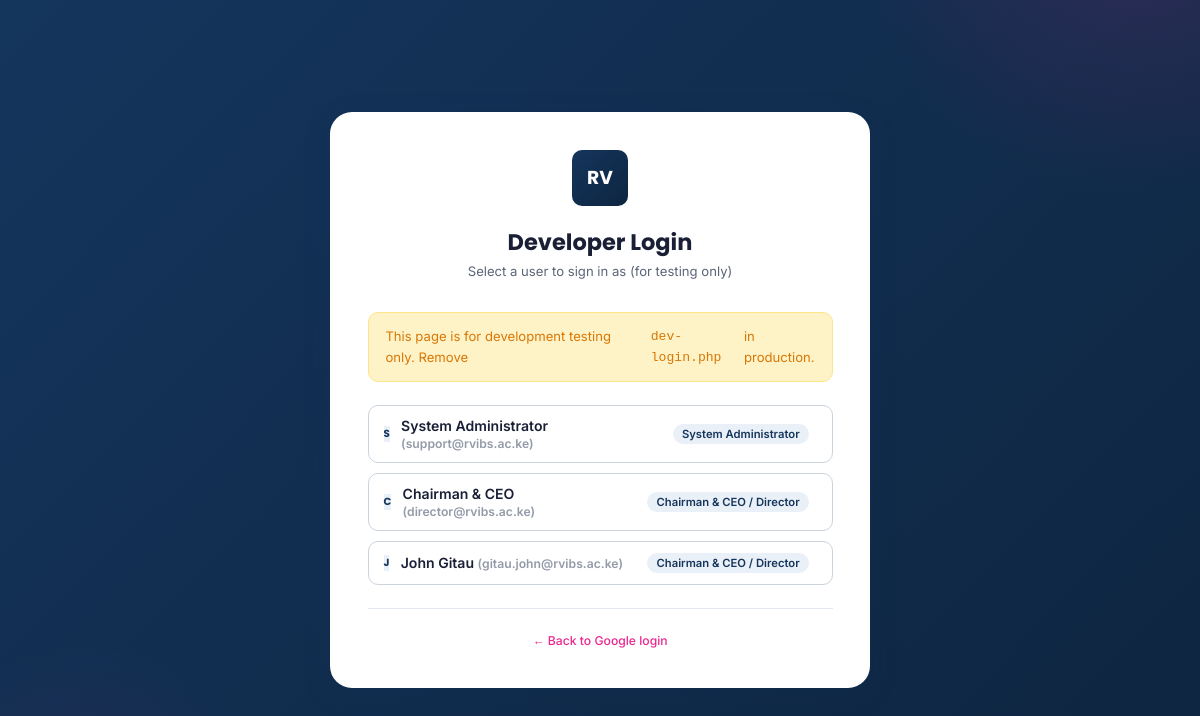
The page /dev-login.php on the database its author committed.
### tables this page shows
CREATE TABLE IF NOT EXISTS `users` (
  `id` INT AUTO_INCREMENT PRIMARY KEY,
  `name` VARCHAR(255) NOT NULL,
  `email` VARCHAR(255) NOT NULL UNIQUE,
  `role_id` INT,
  `avatar_url` VARCHAR(500) DEFAULT NULL,
  `status` ENUM('active','inactive','pending') DEFAULT 'pending',
  `google_id` VARCHAR(255) DEFAULT NULL,
  `last_login` DATETIME DEFAULT NULL,
  `created_at` DATETIME DEFAULT CURRENT_TIMESTAMP,
  `updated_at` DATETIME DEFAULT CURRENT_TIMESTAMP ON UPDATE CURRENT_TIMESTAMP,
  FOREIGN KEY (`role_id`) REFERENCES `roles`(`id`) ON DELETE SET NULL
);

CREATE TABLE IF NOT EXISTS `roles` (
  `id` INT AUTO_INCREMENT PRIMARY KEY,
  `name` VARCHAR(100) NOT NULL,
  `role_key` VARCHAR(50) NOT NULL UNIQUE,
  `description` TEXT,
  `can_manage_users` TINYINT(1) DEFAULT 0,
  `can_view_all` TINYINT(1) DEFAULT 0,
  `can_approve` TINYINT(1) DEFAULT 0,
  `can_manage_finance` TINYINT(1) DEFAULT 0,
  `can_manage_funding` TINYINT(1) DEFAULT 0,
  `can_coordinate` TINYINT(1) DEFAULT 0,
  `sort_order` INT DEFAULT 99
);

### includes/auth.php (called while the page is built, shortened)
<?php
function e($str) {
    return htmlspecialchars($str ?? '', ENT_QUOTES, 'UTF-8');
}

### dev-login.php (the view, shortened to what this page needs)
<?php
require_once __DIR__ . '/includes/auth.php';
$db = get_db();
$users = $db->query('SELECT u.*, r.role_key, r.name AS role_name FROM users u LEFT JOIN roles r ON u.role_id = r.id ORDER BY r.sort_order, u.name')->fetchAll();
?>
<!DOCTYPE html>
<html lang="en">
<head>
    <link rel="stylesheet" href="assets/css/style.css?v=<?= time() ?>">
</head>
<body>
<div class="login-page">
    <div class="login-card" style="max-width: 540px;">
        <div class="login-logo">RV</div>
        <h1 class="login-title">Developer Login</h1>
        <p class="login-sub">Select a user to sign in as (for testing only)</p>
        <div class="alert alert-warning">
            This page is for development testing only. Remove <code>dev-login.php</code> in production.
        </div>
        <form method="POST" style="margin-top: 1.5rem;">
            <?php foreach ($users as $u): ?>
                <button type="submit" name="user_id" value="<?= $u['id'] ?>" class="google-btn" style="margin-bottom: 0.625rem; justify-content: flex-start; padding-left: 1rem;">
                    <span class="avatar-circle"><?= strtoupper(substr($u['name'], 0, 1)) ?></span>
                    <span style="flex:1; text-align:left;">
                        <?= e($u['name']) ?> <span class="text-3 text-sm">(<?= e($u['email']) ?>)</span>
                    </span>
                    <span class="badge badge-primary"><?= e($u['role_name'] ?? 'No Role') ?></span>
                </button>
            <?php endforeach; ?>
        </form>
        <div class="login-info">
            <a href="login.php">← Back to Google login</a>
        </div>
    </div>
</div>
</body>
</html>

### assets/css/style.css (style rules this page uses)
:root { --c-primary: #14355C; --c-primary-dark: #0E2540; --c-primary-light: #1A4470; --c-primary-tint: #EAF0F7; --c-primary-tint-2: #D5E0ED; --c-accent: #EC268F; --c-accent-dark: #C91A75; --c-accent-light: #F85BAA; --c-accent-tint: #FDE8F2; --c-accent-tint-2: #FBD4E6; --c-bg: #F4F6FA; --c-surface: #FFFFFF; --c-surface-2: #FAFBFD; --c-text: #1A1F36; --c-text-2: #5C6578; --c-text-3: #949BA8; --c-border: #E2E7EE; --c-border-strong: #CBD3DD; --c-success: #16A34A; --c-success-bg: #DCFCE7; --c-warning: #D97706; --c-warning-bg: #FEF3C7; --c-danger: #DC2626; --c-danger-bg: #FEE2E2; --c-info: #2563EB; --c-info-bg: #DBEAFE; --c-neutral: #64748B; --c-neutral-bg: #F1F5F9; --font-heading: 'Poppins', system-ui, sans-serif; --font-body: 'Inter', system-ui, sans-serif; --radius-sm: 6px; --radius: 10px; --radius-lg: 16px; --radius-xl: 22px; --shadow-sm: 0 1px 2px rgba(20, 53, 92, 0.06); --shadow: 0 2px 8px rgba(20, 53, 92, 0.08); --shadow-md: 0 4px 16px rgba(20, 53, 92, 0.10); --shadow-lg: 0 8px 30px rgba(20, 53, 92, 0.14); --sidebar-w: 260px; --topbar-h: 64px; --transition: 0.2s cubic-bezier(0.4, 0, 0.2, 1); }
*, *::before, *::after { box-sizing: border-box; margin: 0; padding: 0; }
html { font-size: 15px; -webkit-text-size-adjust: 100%; }
body { font-family: var(--font-body); background: var(--c-bg); color: var(--c-text); line-height: 1.6; -webkit-font-smoothing: antialiased; -moz-osx-font-smoothing: grayscale; }
h1, h2, h3, h4, h5, h6 { font-family: var(--font-heading); font-weight: 600; line-height: 1.3; }
a { color: var(--c-primary); text-decoration: none; }
button { font-family: inherit; cursor: pointer; border: none; background: none; }
input, select, textarea, button { font-family: var(--font-body); font-size: 0.9375rem; }
.badge { display: inline-flex; align-items: center; gap: 0.25rem; font-size: 0.75rem; font-weight: 600; padding: 0.2rem 0.625rem; border-radius: 20px; white-space: nowrap; font-family: var(--font-body); }
.badge-primary { background: var(--c-primary-tint); color: var(--c-primary); }
.alert { padding: 0.875rem 1.125rem; border-radius: var(--radius); font-size: 0.875rem; display: flex; align-items: flex-start; gap: 0.625rem; margin-bottom: 1rem; }
.alert-warning { background: var(--c-warning-bg); color: var(--c-warning); border: 1px solid #FDE68A; }
.login-page { min-height: 100vh; display: flex; align-items: center; justify-content: center; background: linear-gradient(135deg, var(--c-primary) 0%, var(--c-primary-dark) 100%); padding: 1.5rem; position: relative; overflow: hidden; }
.login-page::before { content: ''; position: absolute; top: -50%; right: -20%; width: 600px; height: 600px; background: radial-gradient(circle, rgba(236, 38, 143, 0.15) 0%, transparent 70%); border-radius: 50%; }
.login-page::after { content: ''; position: absolute; bottom: -30%; left: -10%; width: 400px; height: 400px; background: radial-gradient(circle, rgba(236, 38, 143, 0.08) 0%, transparent 70%); border-radius: 50%; }
.login-card { position: relative; z-index: 1; background: var(--c-surface); border-radius: var(--radius-xl); box-shadow: var(--shadow-lg); width: 100%; max-width: 440px; padding: 2.5rem; }
.login-logo { width: 56px; height: 56px; border-radius: var(--radius); background: linear-gradient(135deg, var(--c-primary), var(--c-primary-dark)); color: #fff; font-family: var(--font-heading); font-weight: 700; font-size: 1.25rem; display: flex; align-items: center; justify-content: center; margin: 0 auto 1.5rem; }
.login-title { text-align: center; font-size: 1.5rem; font-weight: 700; margin-bottom: 0.25rem; }
.login-sub { text-align: center; color: var(--c-text-2); font-size: 0.875rem; margin-bottom: 2rem; }
.google-btn { display: flex; align-items: center; justify-content: center; gap: 0.75rem; width: 100%; padding: 0.75rem 1.5rem; border: 1px solid var(--c-border-strong); border-radius: var(--radius); background: var(--c-surface); font-size: 0.9375rem; font-weight: 600; color: var(--c-text); transition: var(--transition); }
.login-info { margin-top: 1.5rem; padding-top: 1.5rem; border-top: 1px solid var(--c-border); text-align: center; font-size: 0.8125rem; color: var(--c-text-3); }
.login-info a { color: var(--c-accent); font-weight: 500; }
.text-3 { color: var(--c-text-3); }
.text-sm { font-size: 0.8125rem; }
.avatar-circle { background: var(--c-primary-tint); color: var(--c-primary); font-size: 0.6875rem; font-weight: 700; display: flex; align-items: center; justify-content: center; font-family: var(--font-heading); }

### rows shown on the page
users: $u['id'] 1 (drawn), name "S", name "System Administrator", email "support@rvibs.ac.ke", role.name "System Administrator"
users: $u['id'] 2 (drawn), name "C", name "Chairman & CEO", email "director@rvibs.ac.ke", role.name "Chairman & CEO / Director"
users: $u['id'] 3 (drawn), name "J", name "John Gitau", email "gitau.john@rvibs.ac.ke", role.name "Chairman & CEO / Director"
